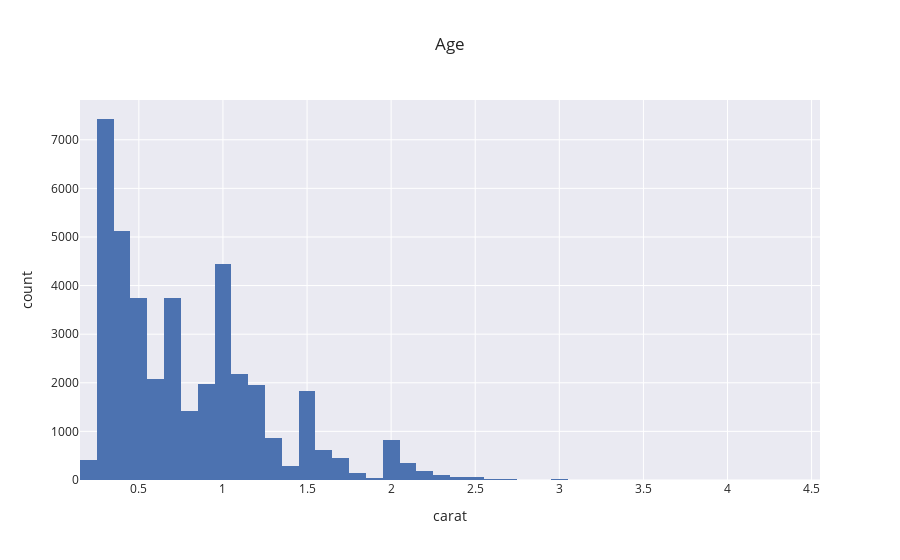

Notebook source saved alongside this figure:
### Code cell
fig=px.histogram(X, x='carat',nbins=50,template='seaborn',title='Age',barmode='group')
fig.show()

### Figure 1 — Plotly figure (JSON) as saved in the notebook; plotly's stock layout.template omitted (floating-point values rounded to 4 significant figures; data arrays with more than 128 entries replaced by an {"elided": "..."} marker saying what was removed)
{"data": [{"alignmentgroup": "True", "bingroup": "x", "hovertemplate": "carat=%{x}<br>count=%{y}<extra></extra>", "legendgroup": "", "marker": {"color": "rgb(76,114,176)"}, "name": "", "nbinsx": 50, "offsetgroup": "", "orientation": "v", "showlegend": false, "type": "histogram", "x": {"elided": "40380 float values"}, "xaxis": "x", "yaxis": "y"}], "layout": {"autosize": true, "barmode": "group", "legend": {"tracegroupgap": 0}, "title": {"text": "Age"}, "xaxis": {"anchor": "y", "autorange": true, "domain": [0, 1], "range": [0.15, 4.55], "title": {"text": "carat"}, "type": "linear"}, "yaxis": {"anchor": "x", "autorange": true, "domain": [0, 1], "range": [0, 7818.0], "title": {"text": "count"}}}}
